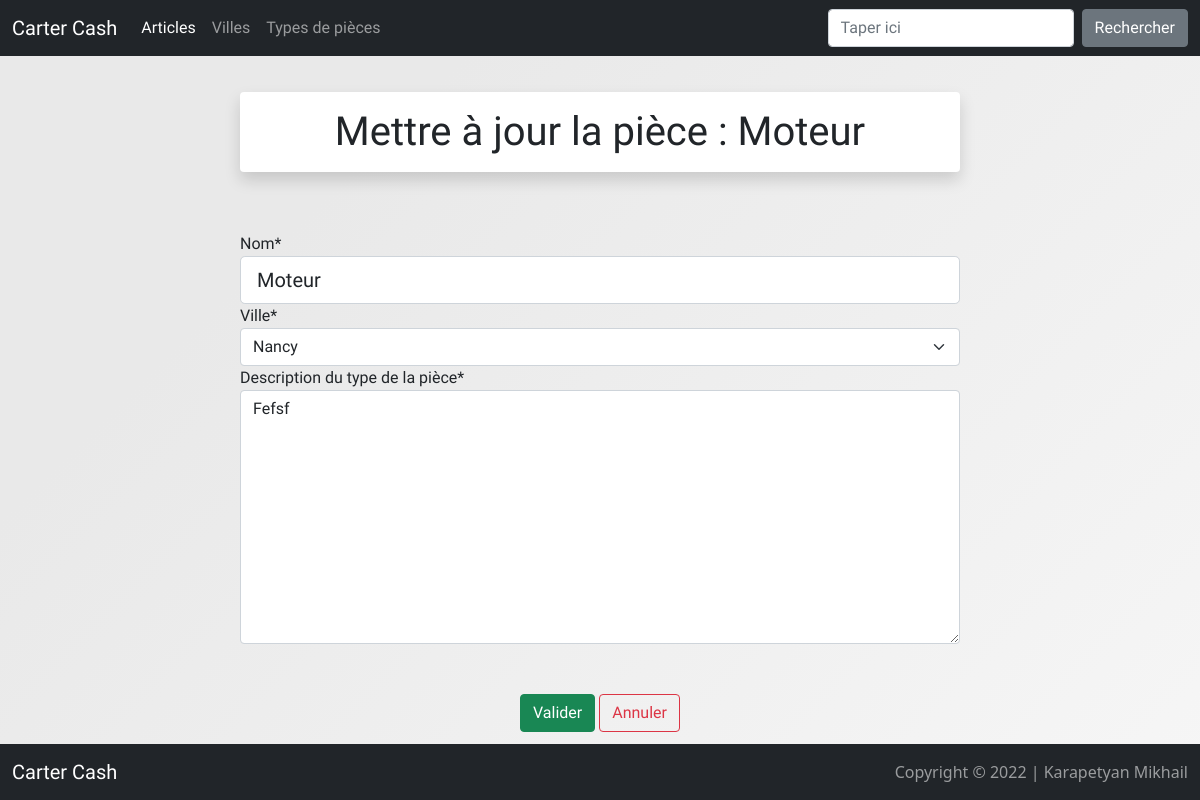
The app's page /update_piece/6 with its own data.
### user/models.py (models this page shows)
class Piece(models.Model):
    ville = models.ForeignKey(Ville, on_delete=models.CASCADE)
    describtion = models.CharField(max_length=500)
    name = models.CharField(max_length=30)
    def __str__(self):
        return self.name

### user/views.py (the view)
# urls.py: path('update_piece/<piece_id>', views.update_piece, name="Piece_update"),
def update_piece(request, piece_id):
    piece = Piece.objects.get(pk=piece_id)
    form = PieceForm(request.POST or None, instance=piece)
    if form.is_valid():
        form.save()
        return redirect("Piece_list")
    return render(request, 'user/piece_update.html', {'piece':piece, 'form':form} )

### user/forms.py
class PieceForm(ModelForm):
    class Meta:
        model = Piece
        labels = {"name":"Nom", "describtion": "Description du type de la pièce"}
        fields = "__all__"
        widgets = {
            'name': forms.TextInput(attrs={'class': 'form-control  form-control-lg'}),
            'ville': forms.Select(attrs={'class': 'form-control form-select'}),
            'describtion': forms.Textarea(attrs={'class': 'form-control'}),
        }

### user/models.py (called while the page is built)
    def __str__(self):
        return self.name

### user/templates/user/piece_update.html (shortened to what this page needs)
{% extends 'base.html' %}
{% load static %}
{% load crispy_forms_tags %}
{% block content %}
<body class="body-article-list">
    <h1 class=" top-article-list shadow p-3 mb-5 bg-body rounded">Mettre à jour la pièce : {{piece}}</h1>
    <div class="form-articles">
        <form class="quest" method="post" action="">
            {{form.name|as_crispy_field}}
            {{form.ville|as_crispy_field}}
            {{form.describtion|as_crispy_field}}
            <div class="button-valid">
                <input class="btn btn-success" type="submit" name="submit" value="Valider">
                <a class="btn btn-outline-danger" href="{% url 'Piece_list' %}">Annuler</a>
            </div>
    </div>
</body>
{% endblock %}

### user/static/css/styles.css (style rules this page uses)
html, body { min-height: 100%; }
.form-articles { margin-left: 20%; margin-right: 20%; margin-top: 5%; font-family: 'Hind Siliguri', sans-serif; }
.button-valid { text-align: center; margin-top: 7%; font-family: 'Quicksand', sans-serif; }
.body-article-list { background-color: #f6f6f6; background-image: linear-gradient(315deg, #f6f6f6 0%, #e9e9e9 74%); }
.top-article-list { font-family: 'Quicksand'; text-align: center; margin-top: 3%; margin-left: 20%; margin-right: 20%; border-radius: 5%; }
.btn { font-family: 'Quicksand'; }

### records on screen
Piece: name "Moteur", ville "Nancy", describtion "Fefsf"
